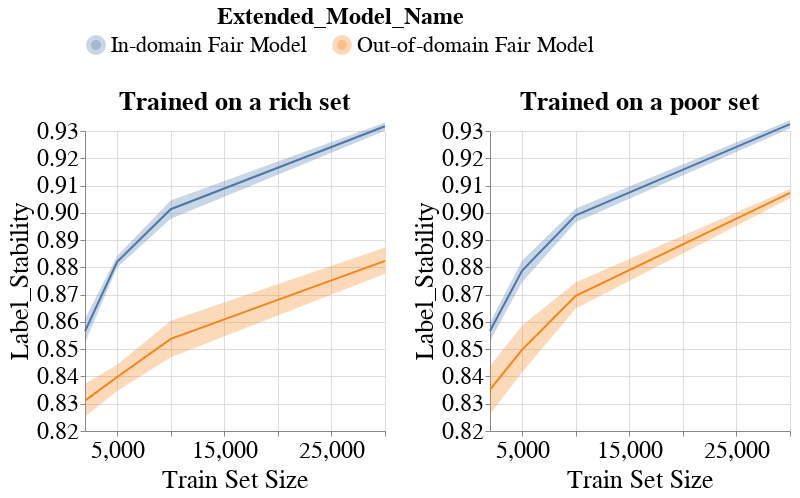

The cell this chart's notebook holds for it:
### Code cell
create_group_metric_line_bands_per_dataset_plot(metrics_per_exp_dct=metrics_per_exp_dct,
                                                experiment_names=EXPERIMENT_NAMES,
                                                model_name=MODEL_NAMES[0],
                                                metric_type='subgroup',
                                                metric_name='Label_Stability',
                                                group_name='overall',
                                                ylim=[0.82, 0.93],
                                                with_band=True)
